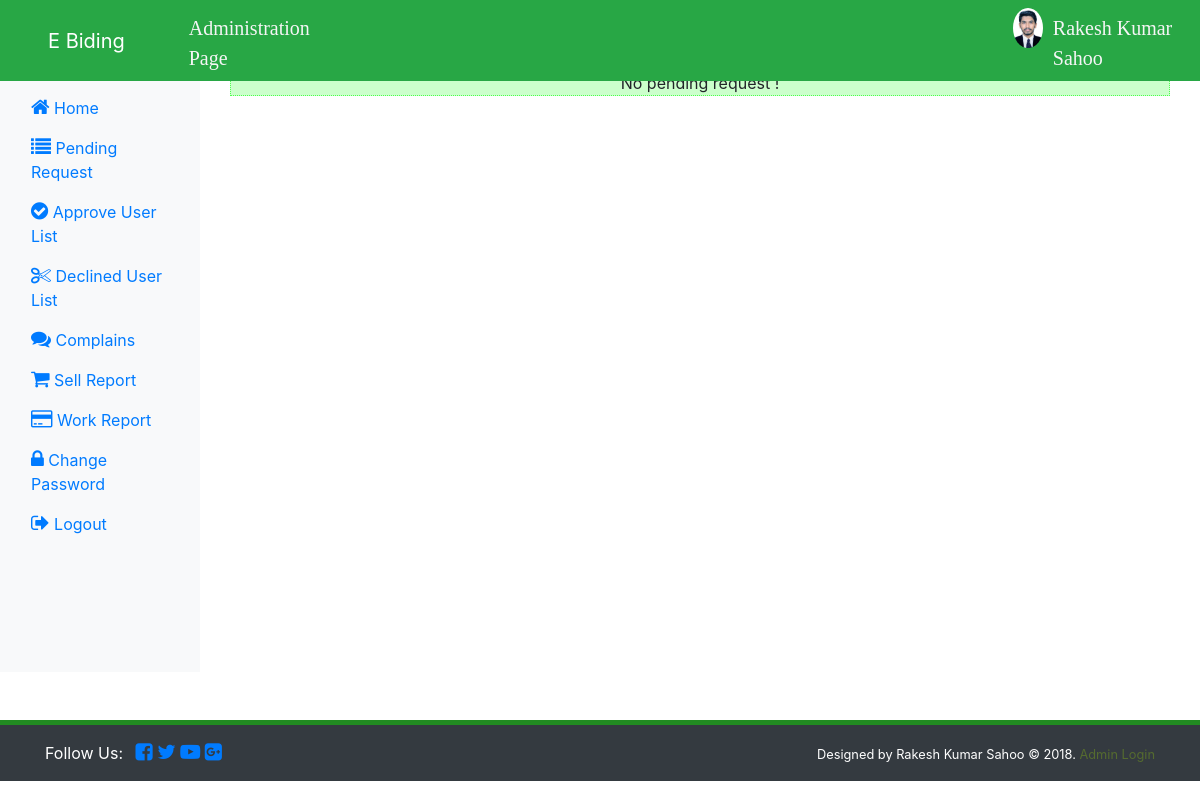
The app's page /pending_req/ (signed in) with its own data.
### admin/models.py (models this page shows)
class AdminData(models.Model):
    name = models.CharField(max_length=30)
    email = models.EmailField(max_length=30)
    image = models.ImageField(upload_to='admin_profile/')
    password = models.CharField(max_length=8)

### admin/views.py (the view)
# urls.py: path('pending_req/', views.pending_req, name="pending_req"),
def pending_req(request):
    if request.session["aemail"]:
        aemail = request.session["aemail"]
        data = AdminData.objects.get(email=aemail)
        qs = UserRegister.objects.filter(status="pending")
        if qs:
            return render(request, 'admin/pad_table.html', {"preq":qs, "data":data})
        else:
            return render(request, 'admin/pad_table.html', {"msg":"No pending request !", "data":data})
    else:
        return redirect('admin_login')

### templates/admin/pad_table.html (shortened to what this page needs)
{% extends 'admin/slide_bar.html' %}
{% block adminbody %}
     <nav class="col-md-10" style="margin-top: 30px">
     <div class="container">
         {% if msg %}
        <p style="text-align: center;background-color: #ccffcc;border: 1px dotted #4dff4d">{{ msg }}</p>
      {% endif %}
     </div>
     </nav>
{% endblock %}

### templates/admin/admin_hader.html (shortened to what this page needs)
<!DOCTYPE html>
<html lang="en">
<head>
</head>
<body>
  <nav class="navbar navbar-expand-sm navbar-dark bg-success pl-5 fixed-top">
    <a href="/" class="navbar-brand">E Biding</a>
    <div id="myMenu">
      <ul class="navbar-nav pl-5 custom-nav">
        <li class="nav-item" style="margin-top:5px;color: whitesmoke;font-family: cursive;font-size: 20px">Administration Page</li>
      <li style="margin-left: 700px"><img src="{{ data.image.url }}" class="rounded-circle" style="height: 40px"></li>
      <li style="margin-left:10px;margin-top:5px;color: whitesmoke;font-family: cursive;font-size: 20px">{{ data.name }}</li>
      </ul>
    </div>
  </nav>
</body>
</html>

### records on screen
AdminData: image (picture), name "Rakesh Kumar Sahoo"

### other values on screen
{{ msg }} "No pending request !"
